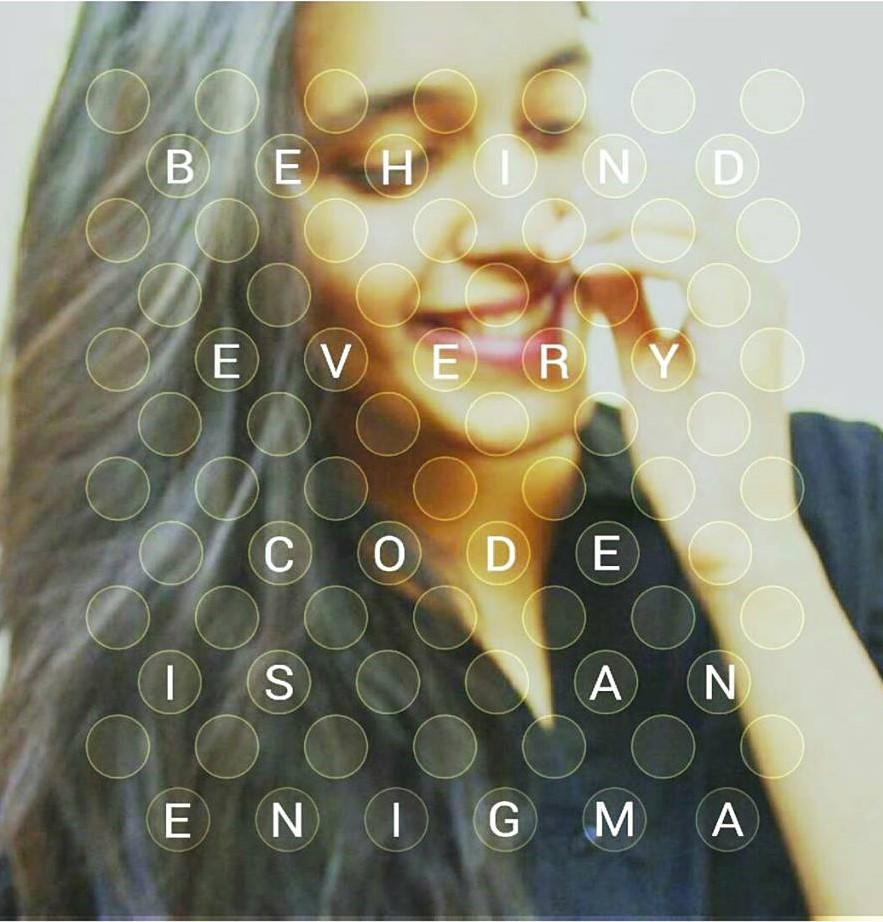
#> input picture finalenigma.jpg, 883 x 922 px
$ python roi.py
#> lines starting #> are read from the running program, lines starting #| are printed output that depends on the picture; after the words box and inside, x2 and y2 are one past the last pixel; in counts of white or black regions, pixels touching at a corner belong together
import cv2 as cv2
import numpy as np

img=cv2.imread('finalenigma.jpg')
#> img is the input picture: shape (922, 883, 3); mean B, G, R 117.1, 135.7, 136.9

print(img.shape)
#| (922, 883, 3)

ball=img[900:922,800:883]
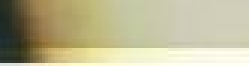
#> ball: shape (22, 83, 3) (shown 3 times larger); mean B, G, R 146.2, 181.8, 187.1

img[100:122,200:283]=ball
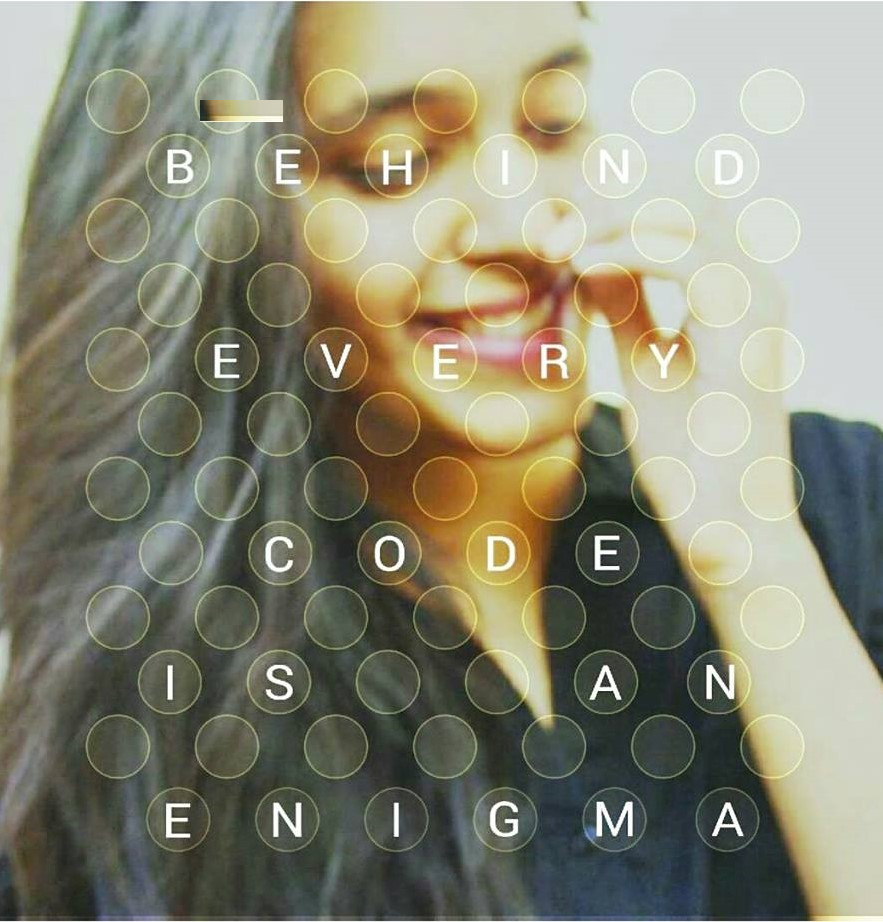
#> img: shape (922, 883, 3); 0.22% of pixels changed, all inside (x1, y1, x2, y2) = (200, 100, 283, 122)

cv2.imshow('img',img)

k=cv2.waitKey(0)
#> (key Esc is pressed here)

cv2.destroyAllWindows
